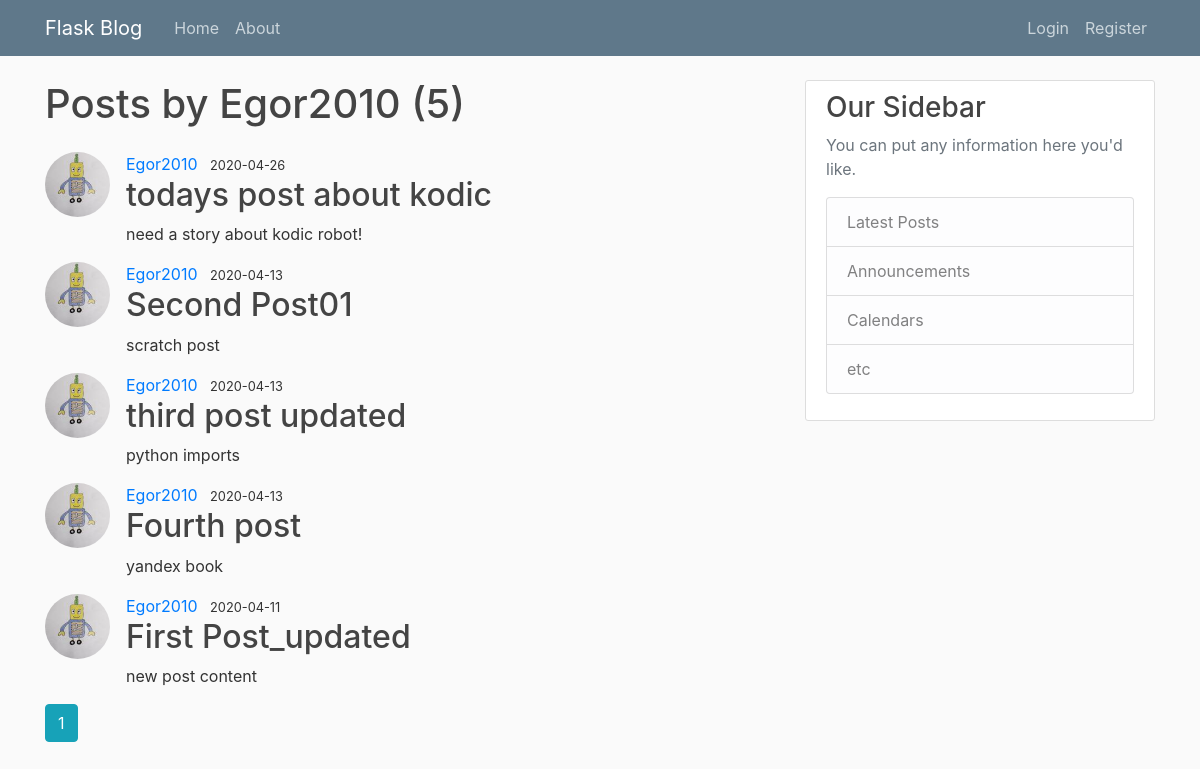
Screenshot of /user/Egor2010 with the database file from the repository.
### flaskblog/models.py (models this page shows, shortened)
class User(db.Model,UserMixin):
	id = db.Column(db.Integer(),primary_key = True)
	username = db.Column(db.String(20), unique = True, nullable = False)
	email = db.Column(db.String(120), unique = True, nullable = False)
	password = db.Column(db.String(60), nullable = False)
	image_file = db.Column(db.String(20), nullable = False, default='default.jpg')
	posts = db.relationship('Post', backref = 'autor', lazy = True)

class Post(db.Model):
	id = db.Column(db.Integer(),primary_key = True)
	title = db.Column(db.String(100), nullable= False)
	created = db.Column(db.DateTime, nullable = False, default = datetime.now())
	content = db.Column(db.Text, nullable = False)
	user_id = db.Column(db.Integer, db.ForeignKey('user.id'), nullable = False)

### flaskblog/users/routes.py (the view)
@users.route("/user/<string:username>")
def user_posts(username):
	user = User.query.filter_by(username=username).first_or_404()
	page = request.args.get('page', default = 1, type = int)
	posts = Post.query.filter_by(autor=user).order_by(Post.created.desc()).paginate(per_page=5,page=page)
	return render_template('user_posts.html', title = 'User posts', posts = posts, user = user)

### flaskblog/Templates/user_posts.html
{% extends "layout.html" %}
{% block content %}
	<h1 class="mb-4">Posts by {{ user.username }} ({{ posts.total }})</h1>
	{% for post in posts.items %}
	<article class="media content section">
		<img class="rounded-circle article-img" src="{{url_for('static',
		filename='image_folder/'+post.autor.image_file) }}">
		<div class="media-body">
			<div class="article metadata">
			{% if current_user.username==post.autor.username %}
				<a class="mr-2" href="{{ url_for('users.account') }}">{{ post.autor.username }}</a>
			{% else %}
				<a class="mr-2" href="#">{{ post.autor.username }}</a>
			{% endif %}
				<small class="text muted">{{ post.created.strftime("%Y-%m-%d") }}</small>
			</div>
			<h2><a class="article-title" href="{{ url_for('posts.post', post_id = post.id) }}">{{ post.title }}</a></h2>
			<p class="article-content">{{ post.content }}</p>
		</div>
	</article>
	{% endfor %}
	{% for page_num in posts.iter_pages(left_edge=1, right_edge=1,left_current=1,right_current=1) %}
		{% if page_num %}
			{% if posts.page == page_num %}
				<a class="btn btn-info mb-4" href="{{ url_for('users.user_posts', username=user.username, page=page_num) }}">{{ page_num }}</a>
			{% else %}
				<a class="btn btn-outline-info mb-4" href="{{ url_for('users.user_posts', username=user.username, page=page_num) }}">{{ page_num }}</a>
			{% endif %}
		{% else %}
			...
		{% endif %}
	{% endfor %}
{% endblock content %}

### flaskblog/Templates/layout.html (shortened to what this page needs)
<!DOCTYPE html>
<html>
<head>
    <link rel="stylesheet" href="https://maxcdn.bootstrapcdn.com/bootstrap/4.0.0/css/bootstrap.min.css">
    <link rel="stylesheet" type="text/css" href="{{ url_for('static', filename = 'main.css') }}">
</head>
<body>
    <header class="site-header">
      <nav class="navbar navbar-expand-md navbar-dark bg-steel fixed-top">
        <div class="container">
          <a class="navbar-brand mr-4" href="/">Flask Blog</a>
          <div class="collapse navbar-collapse" id="navbarToggle">
            <div class="navbar-nav mr-auto">
              <a class="nav-item nav-link" href="{{ url_for('main.index') }}">Home</a>
              <a class="nav-item nav-link" href="{{ url_for('main.about') }}">About</a>
            </div>
            <div class="navbar-nav">
	            {% if current_user.is_authenticated %}
	              <a class="nav-item nav-link" href="{{ url_for('posts.new_post') }}">New Post</a>
	              <a class="nav-item nav-link" href="{{ url_for('users.account') }}">Account</a>
	              <a class="nav-item nav-link" href="{{ url_for('users.logout') }}">Logout</a>
	              <a class="nav-item nav-link">{{ current_user.username }}</a>
	            {% else %}
	              <a class="nav-item nav-link" href="{{ url_for('users.login') }}">Login</a>
	              <a class="nav-item nav-link" href="{{ url_for('users.register') }}">Register</a>
	            {% endif %}
            </div>
          </div>
        </div>
      </nav>
    </header>
	<main role="main" class="container">
		<div class="row">
			<div class="col-md-8">
			  {% block content %}{% endblock %}
			</div>
			<div class="col-md-4">
			  <div class="content-section">
			    <h3>Our Sidebar</h3>
			    <p class='text-muted'>You can put any information here you'd like.
			      <ul class="list-group">
			        <li class="list-group-item list-group-item-light">Latest Posts</li>
			        <li class="list-group-item list-group-item-light">Announcements</li>
			        <li class="list-group-item list-group-item-light">Calendars</li>
			        <li class="list-group-item list-group-item-light">etc</li>
			      </ul>
			    </p>
			  </div>
			</div>
		</div>
	</main>
</body>
</html>

### rows the page displays
User: username "Egor2010"
Post: image_file (picture), autor.username "Egor2010", created "2020-04-26", title "todays post about kodic", content "need a story about kodic robot!"
Post: image_file (picture), autor.username "Egor2010", created "2020-04-13", title "Second Post01", content "scratch post"
Post: image_file (picture), autor.username "Egor2010", created "2020-04-13", title "third post updated", content "python imports"
Post: image_file (picture), autor.username "Egor2010", created "2020-04-13", title "Fourth post", content "yandex book"
Post: image_file (picture), autor.username "Egor2010", created "2020-04-11", title "First Post_updated", content "new post content"

### other values shown
{{ posts.total }} "5"
{{ page_num }} "1"
